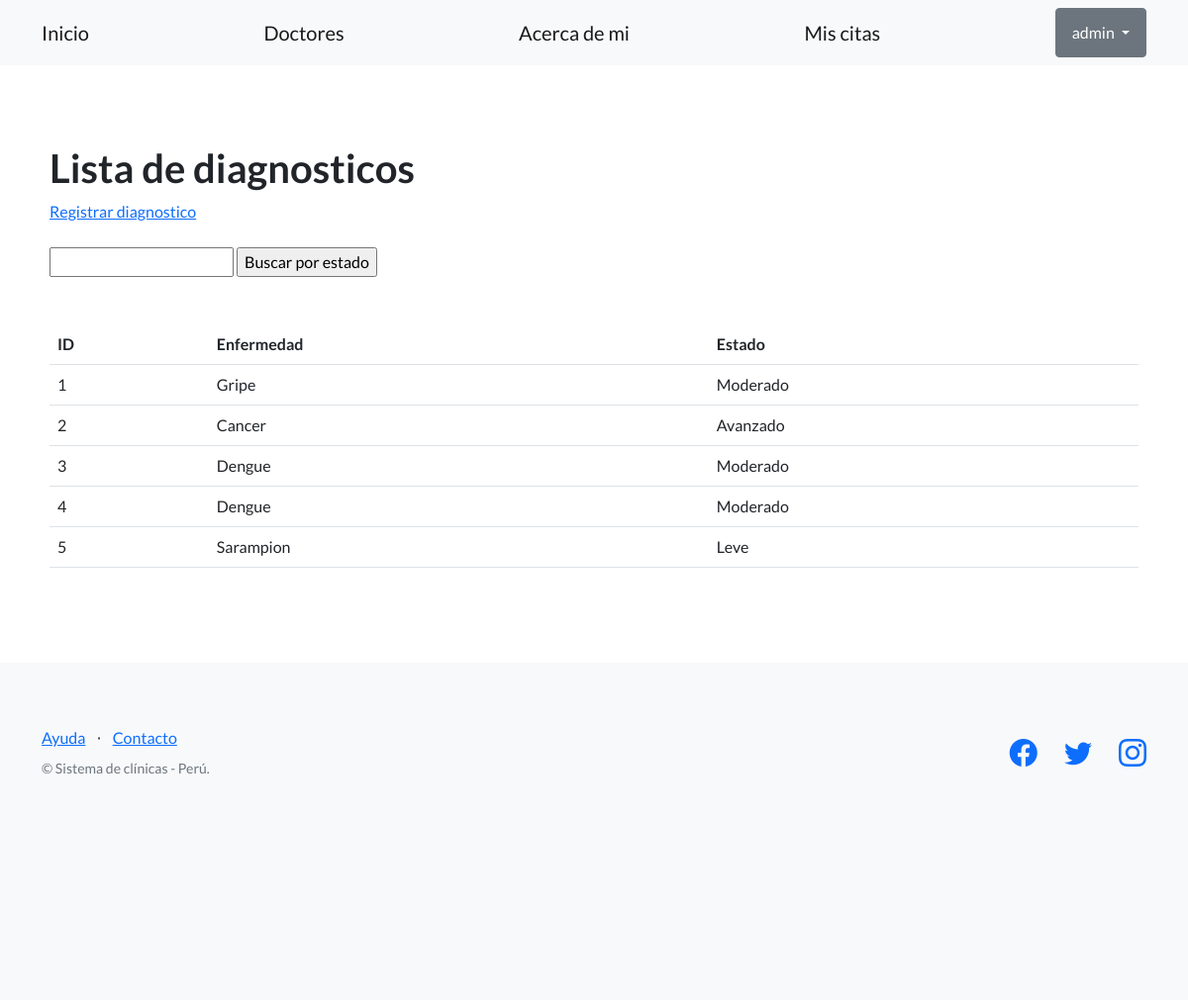
Screenshot of /clinica/diagnosticos/ (signed in) with the database file from the repository.
### control_clinica/models.py (models this page shows, shortened)
class Diagnostico(models.Model):
    enfermedad = models.CharField(max_length=164)
    estado = models.CharField(max_length=164)

### control_clinica/views.py (the view)
# urls.py: path('diagnosticos/', DiagnosticoListView.as_view(), name='listar_diagnosticos'),
class DiagnosticoListView(LoginRequiredMixin, ListView):
    model = Diagnostico
    template_name='control_clinica/lista_diagnosticos.html'

### control_clinica/templates/control_clinica/lista_diagnosticos.html (shortened to what this page needs)
{% extends "control_clinica/base.html" %}
{% block contenido %}
<section>
    <div>
        <h1>Lista de diagnosticos</h1>
        <a href="{% url 'registrar_diagnostico' %}">Registrar diagnostico</a>
        <br><br>
        <form action="{% url 'buscar_estado' %}" method="post">
            <input type="text" name="busqueda">
            <input type="submit" value="Buscar por estado">
        </form>
        <br><br>
        <table class="table">
            <tbody>
                <tr>
                    <th>ID</th>
                    <th>Enfermedad</th>
                    <th>Estado</th>
                </tr>
                {% for diagnostico in object_list %}
                <tr>
                    <td>{{ diagnostico.id }} </td>
                    <td>{{ diagnostico.enfermedad}} </td>
                    <td>{{ diagnostico.estado }} </td>
                </tr>
                {% endfor %}
            </tbody>
        </table>
    </div>
</section>
{% endblock contenido %}

### control_clinica/templates/control_clinica/base.html (shortened to what this page needs)
{% load static %}
<!DOCTYPE html>
<html lang="en">
    <head>
        <link href="https://cdn.jsdelivr.net/npm/bootstrap-icons@1.5.0/font/bootstrap-icons.css" rel="stylesheet" type="text/css" />
        <link rel="stylesheet" href="{% static 'css/styles.css' %}" rel="stylesheet"/>
    </head>
    <body>
        <nav class="navbar navbar-light bg-light static-top">
            <div class="container">
                <a class="navbar-brand" href="{% url 'inicio' %}">Inicio</a>
                <a class="navbar-brand" href="{% url 'listar_doctores' %}">Doctores</a>
                <a class="navbar-brand" href="{% url 'acerca_de_mi' %}">Acerca de mi</a>
                {% if user.is_authenticated %}
                <a class="navbar-brand" href="{% url 'listar_citas' %}">Mis citas</a>
                <div class="dropdown">
                    <button class="btn btn-secondary dropdown-toggle" type="button" id="dropdownMenuButton1" data-bs-toggle="dropdown" aria-expanded="false">
                        <div style="display: inline-flex;">
                            <span>{{ user.username }}</span>
                        </div>
                    </button>
                    </div>
                </div>
                {% else %}
                <a class="btn btn-primary" href="{% url 'login' %}">Inicio sesión</a>
                <a class="btn btn-success" href="{% url 'registro' %}">Registro</a>
                {% endif %}
        </nav>
        <section style="padding: 80px 50px; ">
            {% block contenido %}
            {% endblock contenido %}
        </section>
        <footer class="footer bg-light">
            <div class="container">
                <div class="row">
                    <div class="col-lg-6 h-100 text-center text-lg-start my-auto">
                        <ul class="list-inline mb-2">
                            <li class="list-inline-item"><a href="#!">Ayuda</a></li>
                            <li class="list-inline-item">⋅</li>
                            <li class="list-inline-item"><a href="#!">Contacto</a></li>
                        </ul>
                        <p class="text-muted small mb-4 mb-lg-0">&copy; Sistema de clínicas - Perú.</p>
                    </div>
                    <div class="col-lg-6 h-100 text-center text-lg-end my-auto">
                        <ul class="list-inline mb-0">
                            <li class="list-inline-item me-4">
                                <a href="https://www.facebook.com/sannasalud"><i class="bi-facebook fs-3"></i></a>
                            </li>
                            <li class="list-inline-item me-4">
                                <a href="https://twitter.com/clinicagoodhope?lang=es"><i class="bi-twitter fs-3"></i></a>
                            </li>
                            <li class="list-inline-item">
                                <a href="https://www.instagram.com/sannasalud/?hl=es-la"><i class="bi-instagram fs-3"></i></a>
                            </li>
                        </ul>
                    </div>
                </div>
            </div>
            <section style="padding: 80px 50px; ">
            </section>
        </footer>
    </body>
</html>

### rows the page displays
Diagnostico: id "1", enfermedad "Gripe", estado "Moderado"
Diagnostico: id "2", enfermedad "Cancer", estado "Avanzado"
Diagnostico: id "3", enfermedad "Dengue", estado "Moderado"
Diagnostico: id "4", enfermedad "Dengue", estado "Moderado"
Diagnostico: id "5", enfermedad "Sarampion", estado "Leve"

### other values shown
{{ user.username }} "admin"
